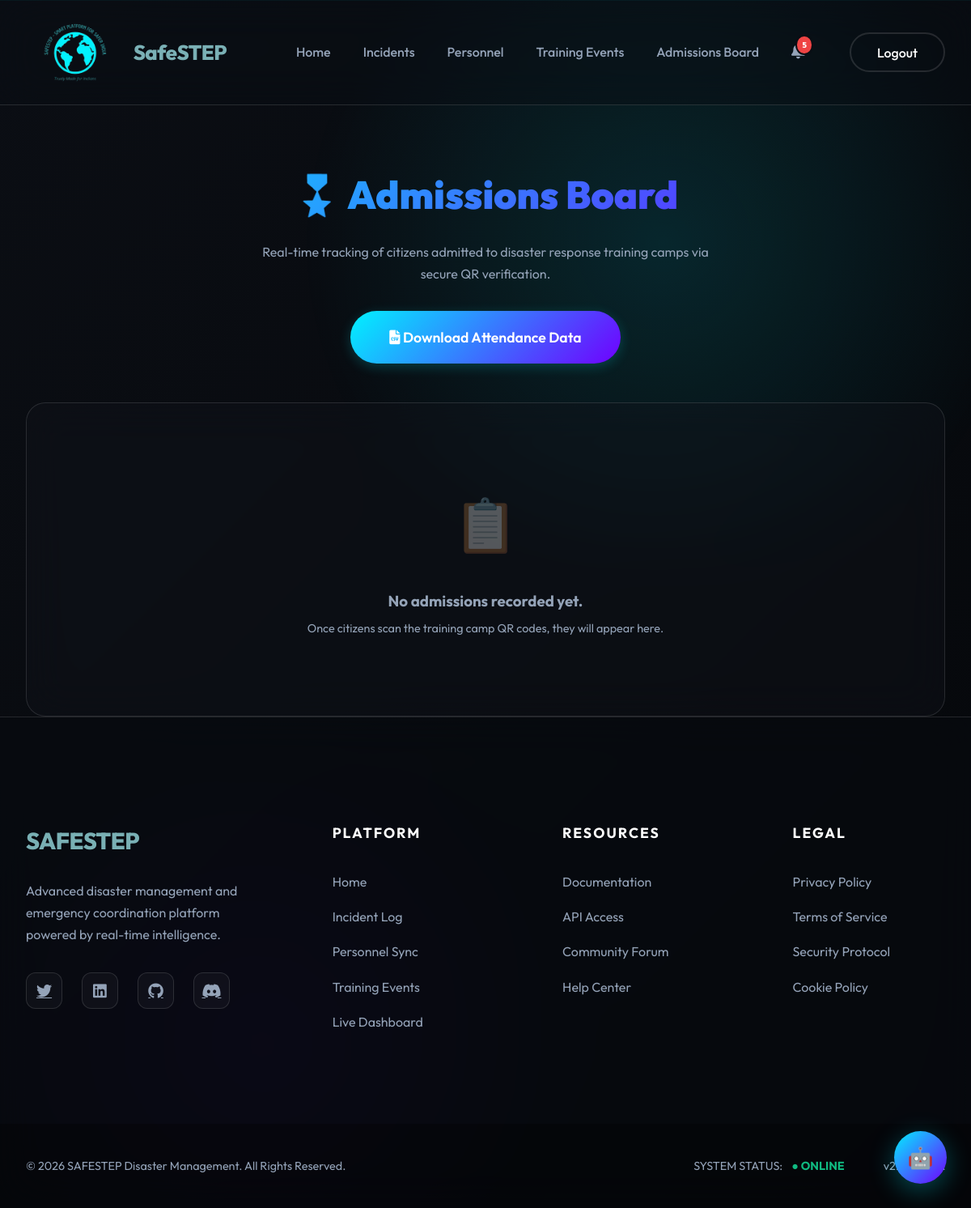
The page /admissions (signed in) on the database as committed earlier.
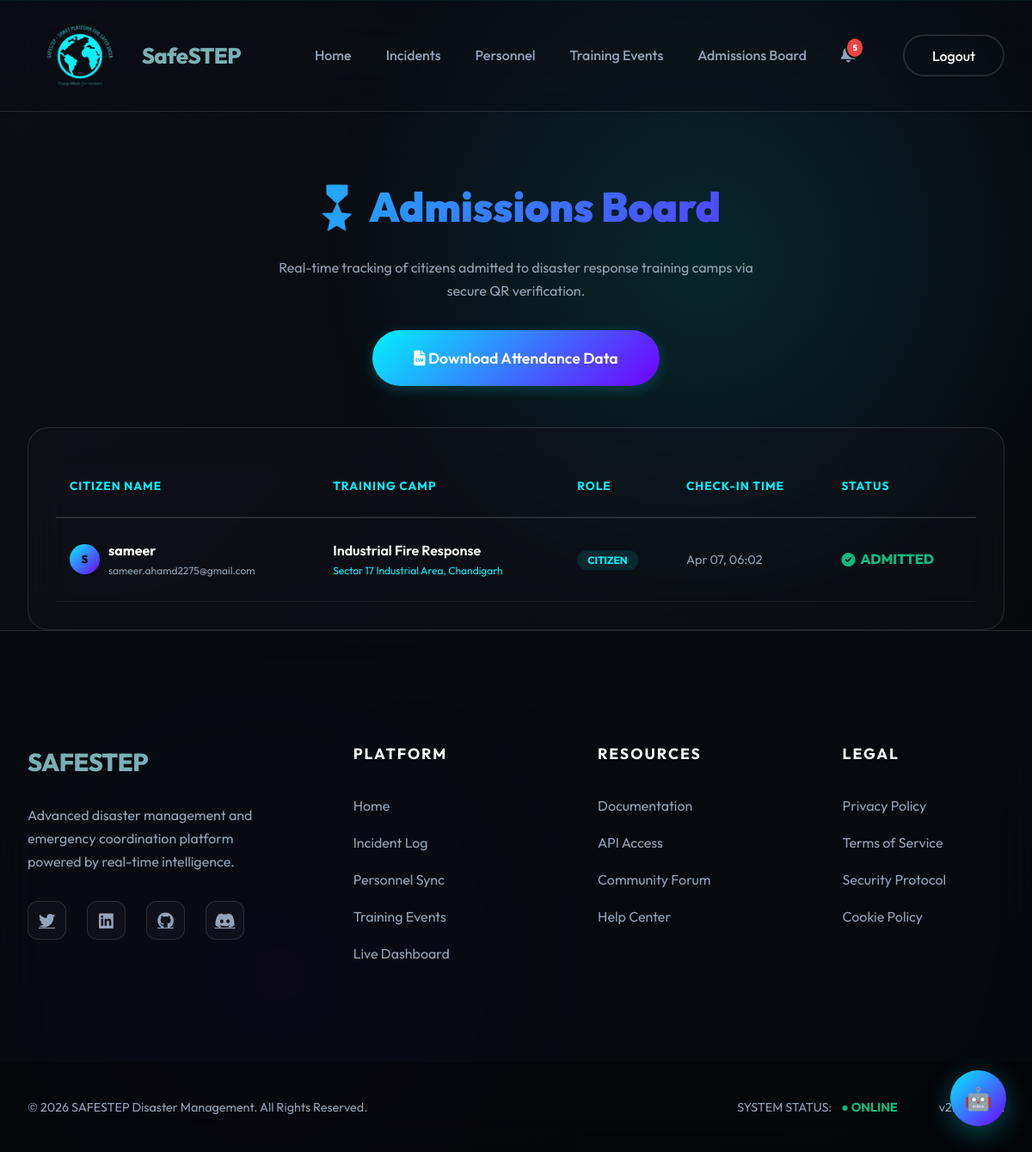
The same page on the database as committed later.
### models.py (models this page shows)
class TrainingAdmission(db.Model):
    id = db.Column(db.Integer, primary_key=True)
    user_id = db.Column(db.Integer, db.ForeignKey('user.id'), nullable=False)
    training_event_id = db.Column(db.Integer, db.ForeignKey('training_event.id'), nullable=False)
    admitted_at = db.Column(db.DateTime, default=datetime.utcnow)
    user = db.relationship('User', backref=db.backref('admissions', lazy=True))
    event = db.relationship('TrainingEvent', backref=db.backref('admissions', lazy=True))

class User(db.Model, UserMixin):
    id = db.Column(db.Integer, primary_key=True)
    username = db.Column(db.String(150), unique=True, nullable=False)
    email = db.Column(db.String(150), unique=True, nullable=False)
    password = db.Column(db.String(150), nullable=False)
    role = db.Column(db.String(50), default='citizen') # 'government' or 'citizen'

class TrainingEvent(db.Model):
    id = db.Column(db.Integer, primary_key=True)
    title = db.Column(db.String(200), nullable=False)
    description = db.Column(db.Text, nullable=True)
    location = db.Column(db.String(200), nullable=False)
    event_type = db.Column(db.String(100), nullable=False)
    status = db.Column(db.String(20), nullable=False, default='upcoming')
    start_date = db.Column(db.DateTime, nullable=False)
    end_date = db.Column(db.DateTime, nullable=True)
    participants = db.Column(db.Integer, default=0)
    latitude = db.Column(db.Float, nullable=True)
    longitude = db.Column(db.Float, nullable=True)
    user_id = db.Column(db.Integer, db.ForeignKey('user.id'), nullable=False)
    created_at = db.Column(db.DateTime, default=datetime.utcnow)
    user = db.relationship('User', backref=db.backref('training_events', lazy=True))

### app.py (the view)
@app.route('/admissions')
@login_required
def admissions():
    if current_user.role != 'government':
        flash('Access denied. Admissions board is for official use only.', 'error')
        return redirect(url_for('index'))
    all_admissions = TrainingAdmission.query.order_by(TrainingAdmission.admitted_at.desc()).all()
    return render_template('admissions.html', admissions=all_admissions)

### app.py (called while the page is built)
@login_manager.user_loader
def load_user(user_id):
    return User.query.get(int(user_id))

### templates/admissions.html (shortened to what this page needs)
{% extends "base.html" %}
{% block content %}
<div class="reports-section" style="padding-top: 200px;">
    <div class="reports-header-section" style="text-align: center; margin-bottom: 3rem;">
        <h1 style="font-size: 3rem; font-weight: 900; background: var(--accent-gradient); -webkit-background-clip: text; -webkit-text-fill-color: transparent; background-clip: text;">
            🎖️ Admissions Board
        </h1>
        <p style="color: var(--text-secondary); max-width: 600px; margin: 0 auto; margin-top: 1rem;">
            Real-time tracking of citizens admitted to disaster response training camps via secure QR verification.
        </p>
        <div style="margin-top: 2rem;">
            <a href="{{ url_for('download_admissions') }}" class="btn-primary-lg" style="display: inline-block; text-decoration: none;"><i class="fas fa-file-csv"></i> Download Attendance Data </a>
        </div>
    </div>
    <div class="glass-card" style="padding: 2rem; border-radius: 24px; overflow: hidden; position: relative; border: 1px solid var(--glass-border); background: var(--bg-surface); backdrop-filter: var(--glass-blur);">
        {% if admissions %}
        <div style="overflow-x: auto;">
            <table style="width: 100%; border-collapse: collapse; text-align: left;">
                <thead>
                    <tr style="border-bottom: 2px solid var(--glass-border); color: var(--primary-color); font-weight: 800; text-transform: uppercase; font-size: 0.85rem; letter-spacing: 1px;">
                        <th style="padding: 1.5rem 1rem;">Citizen Name</th>
                        <th style="padding: 1.5rem 1rem;">Training Camp</th>
                        <th style="padding: 1.5rem 1rem;">Role</th>
                        <th style="padding: 1.5rem 1rem;">Check-in Time</th>
                        <th style="padding: 1.5rem 1rem;">Status</th>
                    </tr>
                </thead>
                <tbody style="color: var(--text-primary);">
                    {% for adm in admissions %}
                    <tr style="border-bottom: 1px solid rgba(255,255,255,0.05); transition: var(--transition);" onmouseover="this.style.background='rgba(255,255,255,0.02)'" onmouseout="this.style.background='transparent'">
                        <td style="padding: 1.5rem 1rem;">
                            <div style="display: flex; align-items: center; gap: 10px;">
                                <div style="width: 35px; height: 35px; border-radius: 50%; background: var(--accent-gradient); display: flex; align-items: center; justify-content: center; font-weight: 900; font-size: 0.8rem; color: #0B0E14;">
                                    {{ adm.user.username[0]|upper }}
                                </div>
                                <div>
                                    <div style="font-weight: 700;">{{ adm.user.username }}</div>
                                    <div style="font-size: 0.75rem; color: var(--text-secondary);">{{ adm.user.email }}</div>
                                </div>
                            </div>
                        </td>
                        <td style="padding: 1.5rem 1rem;">
                            <div style="font-weight: 600;">{{ adm.event.title }}</div>
                            <div style="font-size: 0.75rem; color: var(--primary-color);">{{ adm.event.location }}</div>
                        </td>
                        <td style="padding: 1.5rem 1rem;">
                            <span style="background: rgba(0, 242, 255, 0.1); color: var(--primary-color); padding: 4px 12px; border-radius: 20px; font-size: 0.75rem; font-weight: 700;">{{ adm.user.role|upper }}</span>
                        </td>
                        <td style="padding: 1.5rem 1rem; color: var(--text-secondary); font-size: 0.9rem;">
                            {{ adm.admitted_at.strftime('%b %d, %H:%M') }}
                        </td>
                        <td style="padding: 1.5rem 1rem;">
                            <span style="color: var(--success); font-weight: 800; display: flex; align-items: center; gap: 6px;">
                                <i class="fas fa-check-circle"></i> ADMITTED
                            </span>
                        </td>
                    </tr>
                    {% endfor %}
                </tbody>
            </table>
        </div>
        {% else %}
        <div style="text-align: center; padding: 4rem 2rem;">
            <div style="font-size: 4rem; margin-bottom: 1.5rem; opacity: 0.3;">📋</div>
            <h3 style="color: var(--text-secondary);">No admissions recorded yet.</h3>
            <p style="color: var(--text-secondary); font-size: 0.9rem; margin-top: 5px;">Once citizens scan the training camp QR codes, they will appear here.</p>
        </div>
        {% endif %}
    </div>
</div>
{% endblock %}

### templates/base.html (shortened to what this page needs)
<!DOCTYPE html>
<html lang="en">
<head>
    <link rel="stylesheet" href="{{ url_for('static', filename='style.css') }}">
    <link rel="stylesheet" href="https://cdnjs.cloudflare.com/ajax/libs/font-awesome/6.0.0/css/all.min.css">
    <link rel="stylesheet" href="https://unpkg.com/leaflet@1.9.4/dist/leaflet.css" />
</head>
<body>
    <header class="navbar">
        <div class="container">
            <a href="{{ url_for('index') }}" class="logo" style="display: flex; align-items: center; gap: 12px;">
                <img src="{{ url_for('static', filename='logo.png') }}" alt="Logo" style="height: 80px; width: auto; object-fit: contain; border-radius: 8px;">
                SafeSTEP
            </a>
            <nav>
                <ul class="nav-links">
                    <li><a href="{{ url_for('index') }}">Home</a></li>
                    <li><a href="{{ url_for('reports') }}">Incidents</a></li>
                    <li><a href="{{ url_for('attendance') }}">Personnel</a></li>
                    <li><a href="{{ url_for('training') }}">Training Events</a></li>
                    {% if current_user.is_authenticated %}
                        {% if current_user.role == 'government' %}
                        <li><a href="{{ url_for('admissions') }}">Admissions Board</a></li>
                        {% else %}
                        <li><a href="#" onclick="startGlobalScanner()" style="color: var(--primary-color); font-weight: 800; background: rgba(0, 242, 255, 0.1); padding: 5px 15px; border-radius: 20px;"><i class="fas fa-qrcode"></i> Scan Admission QR</a></li>
                        {% endif %}
                    {% endif %}
                    {% if current_user.is_authenticated %}
                    <li style="display: flex; align-items: center; margin-right: 15px; position: relative;">
                        <a href="javascript:void(0)" id="notificationBellTrigger" style="position: relative; color: var(--text-secondary); transition: var(--transition);">
                            <span id="notif-badge" style="position: absolute; top: -8px; right: -10px; background: #ef4444; color: #fff; font-size: 0.6rem; font-weight: 800; padding: 2px 6px; border-radius: 50%; border: 2px solid #0B0E14; display: none;">0</span>
                        </a>
                    </li>
                    <li><a href="{{ url_for('logout') }}" class="btn-outline">Logout</a></li>
                    {% else %}
                    <li><a href="{{ url_for('login') }}">Login</a></li>
                    <li><a href="{{ url_for('signup') }}" class="btn-primary">Sign Up</a></li>
                    {% endif %}
                </ul>
            </nav>
        </div>
    </header>
    <main>
        <div class="container">
            {% block content %}{% endblock %}
        </div>
    </main>
    <footer class="footer">
        <div class="container footer-grid">
            <div class="footer-brand">
                <a href="{{ url_for('index') }}" class="logo">SAFESTEP</a>
                <p>Advanced disaster management and emergency coordination platform powered by real-time intelligence.
                </p>
                <div class="social-links">
                    <a href="#"><i class="fab fa-twitter"></i></a>
                    <a href="#"><i class="fab fa-linkedin"></i></a>
                    <a href="#"><i class="fab fa-github"></i></a>
                    <a href="#"><i class="fab fa-discord"></i></a>
                </div>
            </div>
            <div class="footer-column">
                <h4>Platform</h4>
                <ul class="footer-links">
                    <li><a href="{{ url_for('index') }}">Home</a></li>
                    <li><a href="{{ url_for('reports') }}">Incident Log</a></li>
                    <li><a href="{{ url_for('attendance') }}">Personnel Sync</a></li>
                    <li><a href="{{ url_for('training') }}">Training Events</a></li>
                    <li><a href="#">Live Dashboard</a></li>
                </ul>
            </div>
            <div class="footer-column">
                <h4>Resources</h4>
                <ul class="footer-links">
                    <li><a href="#">Documentation</a></li>
                    <li><a href="#">API Access</a></li>
                    <li><a href="#">Community Forum</a></li>
                    <li><a href="#">Help Center</a></li>
                </ul>
            </div>
            <div class="footer-column">
                <h4>Legal</h4>
                <ul class="footer-links">
                    <li><a href="#">Privacy Policy</a></li>
                    <li><a href="#">Terms of Service</a></li>
                    <li><a href="#">Security Protocol</a></li>
                    <li><a href="#">Cookie Policy</a></li>
                </ul>
            </div>
        </div>
        <div class="footer-bottom">
            <div class="container footer-bottom-flex">
                <p>&copy; 2026 SAFESTEP Disaster Management. All Rights Reserved.</p>
                <div class="footer-meta">
                    <span>SYSTEM STATUS: <span class="status-online">● ONLINE</span></span>
                    <span>v2.5 ALPHA</span>
                </div>
            </div>
        </div>
    </footer>
    <div class="chatbot-floating-btn" id="open-chat" title="Open Chatbot">
        🤖
    </div>
</body>
</html>

Rows that differ between the two databases and show on the page:
added TrainingAdmission: user "S", user.username "sameer", user.email "sameer.ahamd2275@gmail.com", event "Industrial Fire Response", event.location "Sector 17 Industrial Area, Chandigarh", user.role "CITIZEN", admitted_at "Apr 07, 06:02"
Other text that changed with them:
text no longer shown: "📋 No admissions recorded yet. Once citizens scan the training camp QR codes, they will appear here."
text now shown: "CITIZEN NAME TRAINING CAMP ROLE CHECK-IN TIME STATUS"
